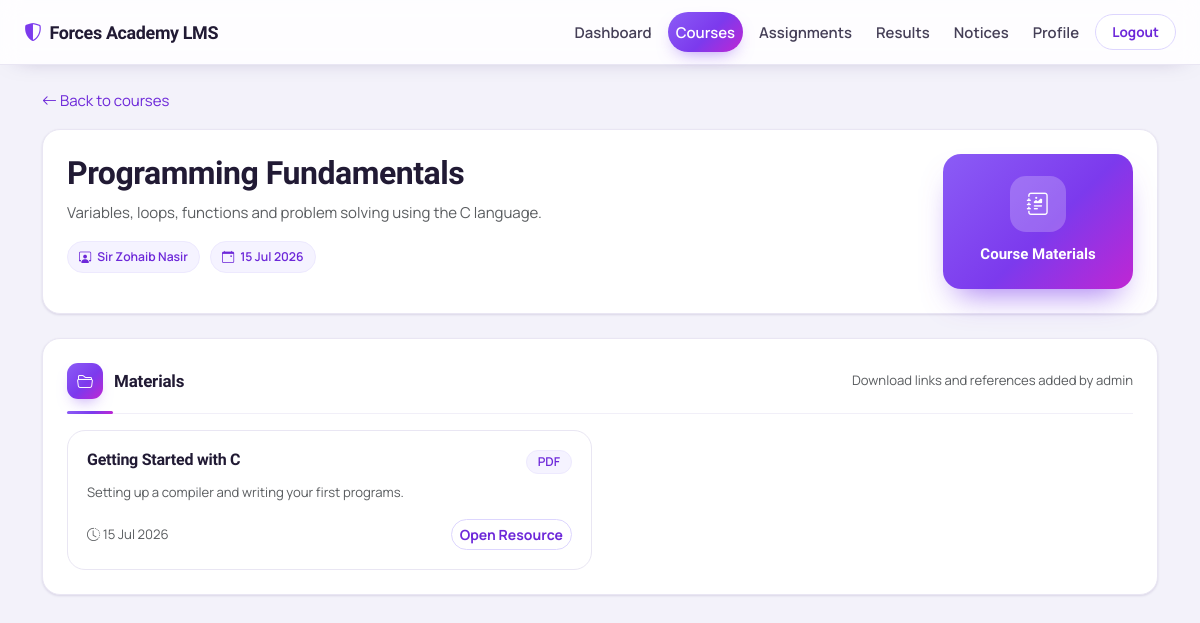
The page /course_detail.php?id=1 (signed in) on the database its author committed.
### tables this page shows
CREATE TABLE IF NOT EXISTS courses (
    id            INT(11) PRIMARY KEY AUTO_INCREMENT,
    course_name   VARCHAR(100) NOT NULL,
    description   TEXT,
    teacher_name  VARCHAR(100),
    created_at    TIMESTAMP DEFAULT CURRENT_TIMESTAMP
);

CREATE TABLE IF NOT EXISTS course_materials (
    id             INT(11) PRIMARY KEY AUTO_INCREMENT,
    course_id      INT(11) NOT NULL,
    material_title VARCHAR(150) NOT NULL,
    material_type  VARCHAR(50) NOT NULL DEFAULT 'Notes',
    description    TEXT,
    resource_link  VARCHAR(255),
    created_at     TIMESTAMP DEFAULT CURRENT_TIMESTAMP,
    CONSTRAINT fk_course_materials_course FOREIGN KEY (course_id) REFERENCES courses(id) ON DELETE CASCADE
);

### config/auth.php (called while the page is built, shortened)
<?php
function e($value)
{
    return htmlspecialchars((string)$value, ENT_QUOTES, 'UTF-8');
}

### course_detail.php (the view, shortened to what this page needs)
<?php
require_once 'config/auth.php';
$course_id = isset($_GET['id']) ? (int) $_GET['id'] : 0;
$stmt = mysqli_prepare($conn, "SELECT id, course_name, description, teacher_name, created_at FROM courses WHERE id=? LIMIT 1");
mysqli_stmt_bind_param($stmt, 'i', $course_id);
mysqli_stmt_execute($stmt);
$course = mysqli_fetch_assoc(mysqli_stmt_get_result($stmt));
$materials_stmt = mysqli_prepare($conn, "SELECT id, material_title, material_type, description, resource_link, created_at FROM course_materials WHERE course_id=? ORDER BY created_at DESC");
mysqli_stmt_bind_param($materials_stmt, 'i', $course_id);
mysqli_stmt_execute($materials_stmt);
$materials = mysqli_stmt_get_result($materials_stmt);
?>
<!DOCTYPE html>
<html lang="en">
<head>
<link href="https://cdn.jsdelivr.net/npm/bootstrap@5.3.0/dist/css/bootstrap.min.css" rel="stylesheet">
<link rel="stylesheet" href="https://cdn.jsdelivr.net/npm/bootstrap-icons@1.11.3/font/bootstrap-icons.css">
<link rel="stylesheet" href="css/style.css">
</head>
<body class="dashboard-body">
<nav class="navbar navbar-expand-lg navbar-dark app-navbar">
  <div class="container-fluid px-4">
    <a class="navbar-brand d-flex align-items-center gap-2" href="dashboard.php"><i class="bi bi-shield-shaded"></i> Forces Academy LMS</a>
    <div class="navbar-nav ms-auto flex-row gap-2 align-items-center">
      <a class="nav-link text-white" href="dashboard.php">Dashboard</a>
      <a class="nav-link text-white active" href="courses.php">Courses</a>
      <a class="nav-link text-white" href="assignments.php">Assignments</a>
      <a class="nav-link text-white" href="results.php">Results</a>
      <a class="nav-link text-white" href="notices.php">Notices</a>
      <a class="nav-link text-white" href="profile.php">Profile</a>
      <a class="btn btn-logout" href="logout.php">Logout</a>
    </div>
  </div>
</nav>
<div class="container py-4">
  <div class="mb-3"><a class="text-decoration-none" href="courses.php"><i class="bi bi-arrow-left"></i> Back to courses</a></div>
  <div class="card p-4 mb-4">
    <div class="d-flex flex-column flex-md-row justify-content-between gap-3">
      <div>
        <h2 class="mb-2"><?php echo e($course['course_name']); ?></h2>
        <p class="text-muted mb-3"><?php echo e($course['description']); ?></p>
        <div class="detail-meta-wrap">
          <span class="detail-meta-pill"><i class="bi bi-person-workspace"></i> <?php echo e($course['teacher_name']); ?></span>
          <span class="detail-meta-pill"><i class="bi bi-calendar-event"></i> <?php echo date('d M Y', strtotime($course['created_at'])); ?></span>
        </div>
      </div>
      <div class="hero-badge-box">
        <div class="hero-badge-icon"><i class="bi bi-journal-richtext"></i></div>
        <strong>Course Materials</strong>
      </div>
    </div>
  </div>
  <div class="card p-4">
    <div class="section-header mb-3">
      <h5 class="section-title mb-0"><i class="bi bi-folder2-open"></i> Materials</h5>
      <span class="text-muted small">Download links and references added by admin</span>
    </div>
    <?php if (mysqli_num_rows($materials) > 0): ?>
      <div class="row g-3">
        <?php while ($material = mysqli_fetch_assoc($materials)): ?>
          <div class="col-md-6">
            <div class="material-card h-100">
              <div class="d-flex justify-content-between align-items-start gap-2 mb-2">
                <h6 class="mb-0"><?php echo e($material['material_title']); ?></h6>
                <span class="badge subtle-badge"><?php echo e($material['material_type']); ?></span>
              </div>
              <p class="text-muted small mb-3"><?php echo e($material['description']); ?></p>
              <div class="d-flex justify-content-between align-items-center gap-2 flex-wrap">
                <span class="small text-muted"><i class="bi bi-clock-history"></i> <?php echo date('d M Y', strtotime($material['created_at'])); ?></span>
                <?php if (!empty($material['resource_link'])): ?>
                  <a class="btn btn-sm btn-outline-primary" href="<?php echo e($material['resource_link']); ?>" target="_blank">Open Resource</a>
                <?php else: ?>
                  <span class="small text-muted">Link not added</span>
                <?php endif; ?>
              </div>
            </div>
          </div>
        <?php endwhile; ?>
      </div>
    <?php endif; ?>
  </div>
</div>
</body>
</html>

### rows shown on the page
courses: course_name "Programming Fundamentals", description "Variables, loops, functions and problem solving using the C language.", teacher_name "Sir Zohaib Nasir", created_at "15 Jul 2026"
course_materials: material_title "Getting Started with C", material_type "PDF", description "Setting up a compiler and writing your first programs.", created_at "15 Jul 2026"
